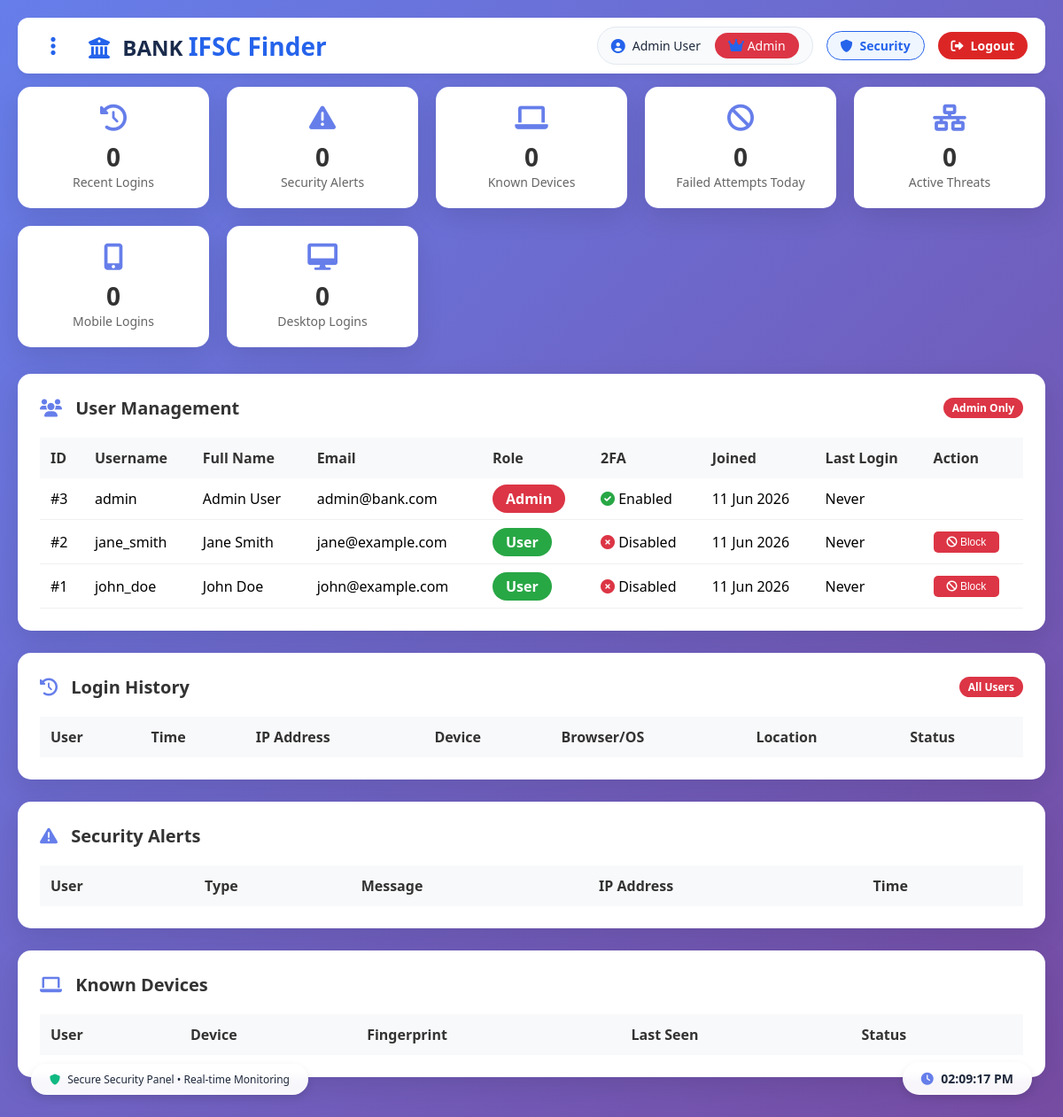
The page /security.php (signed in) on the database its author committed.
### tables this page shows
CREATE TABLE IF NOT EXISTS `users` (
    `id` INT AUTO_INCREMENT PRIMARY KEY,
    `username` VARCHAR(50) UNIQUE NOT NULL,
    `email` VARCHAR(100) UNIQUE NOT NULL,
    `password` VARCHAR(255) NOT NULL,
    `phone` VARCHAR(20),
    `full_name` VARCHAR(100),
    `role` ENUM('user', 'admin') DEFAULT 'user',
    `two_factor_enabled` BOOLEAN DEFAULT FALSE,
    `biometric_enabled` BOOLEAN DEFAULT FALSE,
    `created_at` TIMESTAMP DEFAULT CURRENT_TIMESTAMP,
    `last_login` TIMESTAMP NULL
);

### security.php (the view, shortened to what this page needs)
<?php
require_once 'db_config.php';
$user_id = $_SESSION['user_id'];
$username = $_SESSION['username'];
$full_name = $_SESSION['full_name'] ?? '';
$role = $_SESSION['role'];
$user_query = mysqli_query($conn, "SELECT * FROM users WHERE id = $user_id");
$user = mysqli_fetch_assoc($user_query);
$is_admin = ($role === 'admin');
if (isset($_SESSION['user_id'])) {
    $alerts_query = mysqli_query($conn, "SELECT COUNT(*) as count FROM security_alerts WHERE user_id = $user_id AND is_read = FALSE");
}
$all_users = [];
if ($is_admin) {
    $users_query = mysqli_query($conn, "SELECT * FROM users ORDER BY id DESC");
    $all_users = mysqli_fetch_all($users_query, MYSQLI_ASSOC);
}
if ($is_admin) {
    $history_query = mysqli_query($conn, "SELECT l.*, u.username, u.full_name
                                          FROM login_history l
                                          JOIN users u ON l.user_id = u.id
                                          ORDER BY l.login_time DESC
                                          LIMIT 50");
} else {
    $history_query = mysqli_query($conn, "SELECT * FROM login_history
                                          WHERE user_id = $user_id
                                          ORDER BY login_time DESC
                                          LIMIT 20");
}
$login_history = mysqli_fetch_all($history_query, MYSQLI_ASSOC);
if ($is_admin) {
    $alerts_query = mysqli_query($conn, "SELECT a.*, u.username, u.full_name
                                         FROM security_alerts a
                                         JOIN users u ON a.user_id = u.id
                                         ORDER BY a.created_at DESC
                                         LIMIT 50");
} else {
    $alerts_query = mysqli_query($conn, "SELECT * FROM security_alerts
                                         WHERE user_id = $user_id
                                         ORDER BY created_at DESC");
}
$alerts = mysqli_fetch_all($alerts_query, MYSQLI_ASSOC);
if ($is_admin) {
    $devices_query = mysqli_query($conn, "SELECT d.*, u.username, u.full_name
                                          FROM known_devices d
                                          JOIN users u ON d.user_id = u.id
                                          ORDER BY d.last_seen DESC");
} else {
    $devices_query = mysqli_query($conn, "SELECT * FROM known_devices
                                          WHERE user_id = $user_id
                                          ORDER BY last_seen DESC");
}
$devices = mysqli_fetch_all($devices_query, MYSQLI_ASSOC);
$failed_attempts_today = mysqli_fetch_assoc(mysqli_query($conn,
    "SELECT COUNT(*) as count FROM login_history
     WHERE status = 'failed' AND DATE(login_time) = CURDATE()"
))['count'];
$blocked_ips = mysqli_fetch_assoc(mysqli_query($conn,
    "SELECT COUNT(DISTINCT ip_address) as count FROM login_history
     WHERE status = 'failed' AND login_time > DATE_SUB(NOW(), INTERVAL 1 HOUR)"
))['count'];
$mobile_logins = mysqli_fetch_assoc(mysqli_query($conn,
    "SELECT COUNT(*) as count FROM login_history WHERE device_type = 'Mobile'"
))['count'];
$desktop_logins = mysqli_fetch_assoc(mysqli_query($conn,
    "SELECT COUNT(*) as count FROM login_history WHERE device_type = 'Desktop'"
))['count'];
?>
<!DOCTYPE html>
<html lang="en">
<head>
    <link href="https://cdnjs.cloudflare.com/ajax/libs/font-awesome/6.0.0/css/all.min.css" rel="stylesheet">
</head>
<body>
    <div class="header">
        <div class="three-dots" onclick="toggleMenu()">
            <i class="fa-solid fa-ellipsis-vertical"></i>
        </div>
        <div class="logo">
            <i class="fa-solid fa-building-columns"></i> BANK <span>IFSC Finder</span>
        </div>
        <?php if (isset($_SESSION['user_id'])): ?>
        <div class="user-info">
            <div class="user-details">
                <i class="fas fa-user-circle"></i>
                <span><?php echo htmlspecialchars($full_name ?: $username); ?></span>
                <span class="role-badge <?php echo $user['role']; ?>" style="margin-left:8px;">
                    <i class="fas fa-<?php echo $is_admin ? 'crown' : 'user'; ?>"></i>
                    <?php echo ucfirst($user['role']); ?>
                </span>
            </div>
            <a href="security.php" class="security-link">
                <i class="fas fa-shield-alt"></i> <span>Security</span>
            </a>
            <a href="logout2.php" class="logout-btn">
                <i class="fas fa-sign-out-alt"></i> <span>Logout</span>
            </a>
        </div>
        <?php endif; ?>
    </div>
    <div class="container">
        <div class="stats-grid">
            <div class="stat-card">
                <i class="fas fa-history"></i>
                <div class="number"><?php echo count($login_history); ?></div>
                <div class="label">Recent Logins</div>
            </div>
            <div class="stat-card">
                <i class="fas fa-exclamation-triangle"></i>
                <div class="number"><?php echo count($alerts); ?></div>
                <div class="label">Security Alerts</div>
            </div>
            <div class="stat-card">
                <i class="fas fa-laptop"></i>
                <div class="number"><?php echo count($devices); ?></div>
                <div class="label">Known Devices</div>
            </div>
            <?php if ($is_admin): ?>
            <div class="stat-card">
                <i class="fas fa-ban"></i>
                <div class="number"><?php echo $failed_attempts_today; ?></div>
                <div class="label">Failed Attempts Today</div>
            </div>
            <div class="stat-card">
                <i class="fas fa-network-wired"></i>
                <div class="number"><?php echo $blocked_ips; ?></div>
                <div class="label">Active Threats</div>
            </div>
            <div class="stat-card">
                <i class="fas fa-mobile-alt"></i>
                <div class="number"><?php echo $mobile_logins; ?></div>
                <div class="label">Mobile Logins</div>
            </div>
            <div class="stat-card">
                <i class="fas fa-desktop"></i>
                <div class="number"><?php echo $desktop_logins; ?></div>
                <div class="label">Desktop Logins</div>
            </div>
            <?php endif; ?>
        </div>
        <?php if ($is_admin): ?>
        <div class="section">
            <h2>
                <span><i class="fas fa-users"></i> User Management</span>
                <span class="admin-only">Admin Only</span>
            </h2>
            <table>
                <thead>
                    <tr>
                        <th>ID</th>
                        <th>Username</th>
                        <th>Full Name</th>
                        <th>Email</th>
                        <th>Role</th>
                        <th>2FA</th>
                        <th>Joined</th>
                        <th>Last Login</th>
                        <th>Action</th>
                    </tr>
                </thead>
                <tbody>
                    <?php foreach ($all_users as $u): ?>
                    <tr>
                        <td>#<?php echo $u['id']; ?></td>
                        <td><?php echo $u['username']; ?></td>
                        <td><?php echo $u['full_name']; ?></td>
                        <td><?php echo $u['email']; ?></td>
                        <td>
                            <span class="role-badge <?php echo $u['role']; ?>">
                                <?php echo ucfirst($u['role']); ?>
                            </span>
                        </td>
                        <td>
                            <?php if ($u['two_factor_enabled']): ?>
                                <i class="fas fa-check-circle" style="color:#28a745;"></i> Enabled
                            <?php else: ?>
                                <i class="fas fa-times-circle" style="color:#dc3545;"></i> Disabled
                            <?php endif; ?>
                        </td>
                        <td><?php echo date('d M Y', strtotime($u['created_at'])); ?></td>
                        <td><?php echo $u['last_login'] ? date('d M H:i', strtotime($u['last_login'])) : 'Never'; ?></td>
                        <td>
                            <?php if ($u['role'] === 'blocked'): ?>
                                <form method="POST" style="display:inline;">
                                    <input type="hidden" name="action" value="unblock_user">
                                    <input type="hidden" name="user_id" value="<?php echo $u['id']; ?>">
                                    <button type="submit" class="unblock-btn" onclick="return confirm('Unblock this user?')">
                                        <i class="fas fa-unlock"></i> Unblock
                                    </button>
                                </form>
                            <?php elseif ($u['role'] !== 'admin'): ?>
                                <button class="block-btn" onclick="showBlockModal(<?php echo $u['id']; ?>, '<?php echo $u['username']; ?>')">
                                    <i class="fas fa-ban"></i> Block
                                </button>
                            <?php endif; ?>
                        </td>
                    </tr>
                    <?php endforeach; ?>
                </tbody>
            </table>
        </div>
        <?php endif; ?>
        <div class="section">
            <h2>
                <span><i class="fas fa-history"></i> Login History</span>
                <?php if ($is_admin): ?>
                <span class="admin-only">All Users</span>
                <?php endif; ?>
            </h2>
            <table>
                <thead>
                    <tr>
                        <?php if ($is_admin): ?>
                        <th>User</th>
                        <?php endif; ?>
                        <th>Time</th>
                        <th>IP Address</th>
                        <th>Device</th>
                        <th>Browser/OS</th>
                        <th>Location</th>
                        <th>Status</th>
                    </tr>
                </thead>
            </table>
        </div>
        <div class="section">
            <h2>
                <span><i class="fas fa-exclamation-triangle"></i> Security Alerts</span>
            </h2>
            <table>
                <thead>
                    <tr>
                        <?php if ($is_admin): ?>
                        <th>User</th>
                        <?php endif; ?>
                        <th>Type</th>
                        <th>Message</th>
                        <th>IP Address</th>
                        <th>Time</th>
                    </tr>
                </thead>
            </table>
        </div>
        <div class="section">
            <h2>
                <span><i class="fas fa-laptop"></i> Known Devices</span>
            </h2>
            <table>
                <thead>
                    <tr>
                        <?php if ($is_admin): ?>
                        <th>User</th>
                        <?php endif; ?>
                        <th>Device</th>
                        <th>Fingerprint</th>
                        <th>Last Seen</th>
                        <th>Status</th>
                    </tr>
                </thead>
            </table>
        </div>
    </div>
    <div class="live-clock" id="live-clock">
    </div>
    <div class="footer-note">
        <i class="fas fa-shield-alt"></i> Secure Security Panel • Real-time Monitoring
    </div>
</body>
</html>

### security.php (style rules this page uses)
* { margin: 0; padding: 0; box-sizing: border-box; }
body { font-family: 'Segoe UI', Tahoma, Geneva, Verdana, sans-serif; background: linear-gradient(135deg, #667eea 0%, #764ba2 100%); min-height: 100vh; padding: 20px; }
.container { max-width: 1400px; margin: 0 auto; }
.header { display: flex; align-items: center; padding: 10px 20px; background: white; border-radius: 12px; margin-bottom: 15px; box-shadow: 0 4px 6px rgba(0,0,0,0.05); position: relative; z-index: 100; }
.three-dots { font-size: 24px; cursor: pointer; margin-right: 20px; color: #2563EB; transition: all 0.3s; width: 40px; height: 40px; display: flex; align-items: center; justify-content: center; border-radius: 50%; }
.logo { font-size: 24px; font-weight: bold; color: #1A2B4C; flex-shrink: 0; }
.logo span { color: #2563EB; font-size: 28px; }
.logo i { color: #2563EB; margin-right: 8px; }
.user-info { margin-left: auto; display: flex; align-items: center; gap: 15px; }
.user-details { display: flex; align-items: center; gap: 8px; background: #F8FAFC; padding: 6px 15px; border-radius: 30px; border: 1px solid #E2E8F0; white-space: nowrap; }
.user-details i { color: #2563EB; font-size: 16px; }
.user-details span { color: #1E293B; font-size: 14px; font-weight: 500; }
.security-link { display: flex; align-items: center; gap: 8px; background: #EFF6FF; color: #2563EB; text-decoration: none; padding: 6px 15px; border-radius: 30px; font-size: 14px; font-weight: 600; border: 1px solid #2563EB; transition: all 0.3s; white-space: nowrap; }
.logout-btn { background: #DC2626; color: white; text-decoration: none; padding: 6px 15px; border-radius: 30px; font-size: 14px; font-weight: 600; transition: all 0.3s; display: flex; align-items: center; gap: 8px; white-space: nowrap; }
.role-badge { padding: 5px 15px; border-radius: 20px; font-weight: 600; }
.role-badge.admin { background: #dc3545; color: white; }
.role-badge.user { background: #28a745; color: white; }
.stats-grid { display: grid; grid-template-columns: repeat(auto-fit, minmax(200px, 1fr)); gap: 20px; margin-bottom: 30px; }
.stat-card { background: white; padding: 20px; border-radius: 15px; box-shadow: 0 10px 30px rgba(0,0,0,0.1); text-align: center; }
.stat-card i { font-size: 30px; color: #667eea; margin-bottom: 10px; }
.stat-card .number { font-size: 28px; font-weight: bold; color: #333; }
.stat-card .label { color: #666; font-size: 14px; }
.section { background: white; border-radius: 15px; padding: 25px; margin-bottom: 25px; box-shadow: 0 10px 30px rgba(0,0,0,0.1); }
.section h2 { color: #333; margin-bottom: 20px; font-size: 20px; display: flex; align-items: center; justify-content: space-between; }
.section h2 i { color: #667eea; margin-right: 10px; }
.admin-only { background: #dc3545; color: white; padding: 3px 10px; border-radius: 20px; font-size: 12px; }
table { width: 100%; border-collapse: collapse; }
th { background: #f8f9fa; padding: 12px; text-align: left; font-weight: 600; color: #333; }
td { padding: 12px; border-bottom: 1px solid #f0f0f0; }
.block-btn { background: #dc3545; color: white; border: none; padding: 5px 15px; border-radius: 5px; cursor: pointer; font-size: 12px; }
.live-clock { position: fixed; bottom: 25px; right: 35px; background: white; padding: 8px 20px; border-radius: 30px; font-weight: 600; color: #1E293B; box-shadow: 0 4px 10px rgba(0,0,0,0.1); z-index: 1000; font-size: 14px; border: 1px solid rgba(255,255,255,0.2); backdrop-filter: blur(5px); background: rgba(255, 255, 255, 0.95); }
.footer-note { position: fixed; bottom: 25px; left: 35px; background: rgba(255, 255, 255, 0.95); backdrop-filter: blur(5px); padding: 8px 20px; border-radius: 30px; color: #1E293B; font-size: 12px; box-shadow: 0 4px 10px rgba(0,0,0,0.1); border: 1px solid rgba(255,255,255,0.2); }
.footer-note i { color: #10B981; margin-right: 5px; }

### rows shown on the page
users: role "Admin", id "3", username "admin", full_name "Admin User", email "admin@bank.com", two_factor_enabled 1 (drawn), created_at "11 Jun 2026", shows "Never"
users: id "2", username "jane_smith", full_name "Jane Smith", email "jane@example.com", role "User", two_factor_enabled 0 (drawn), created_at "11 Jun 2026", shows "Never"
users: id "1", username "john_doe", full_name "John Doe", email "john@example.com", role "User", two_factor_enabled 0 (drawn), created_at "11 Jun 2026", shows "Never"

### other values the page prints
$full_name ?: $username "Admin User"
count($login_history) "0"
count($alerts) "0"
count($devices) "0"
$failed_attempts_today "0"
$blocked_ips "0"
$mobile_logins "0"
$desktop_logins "0"
